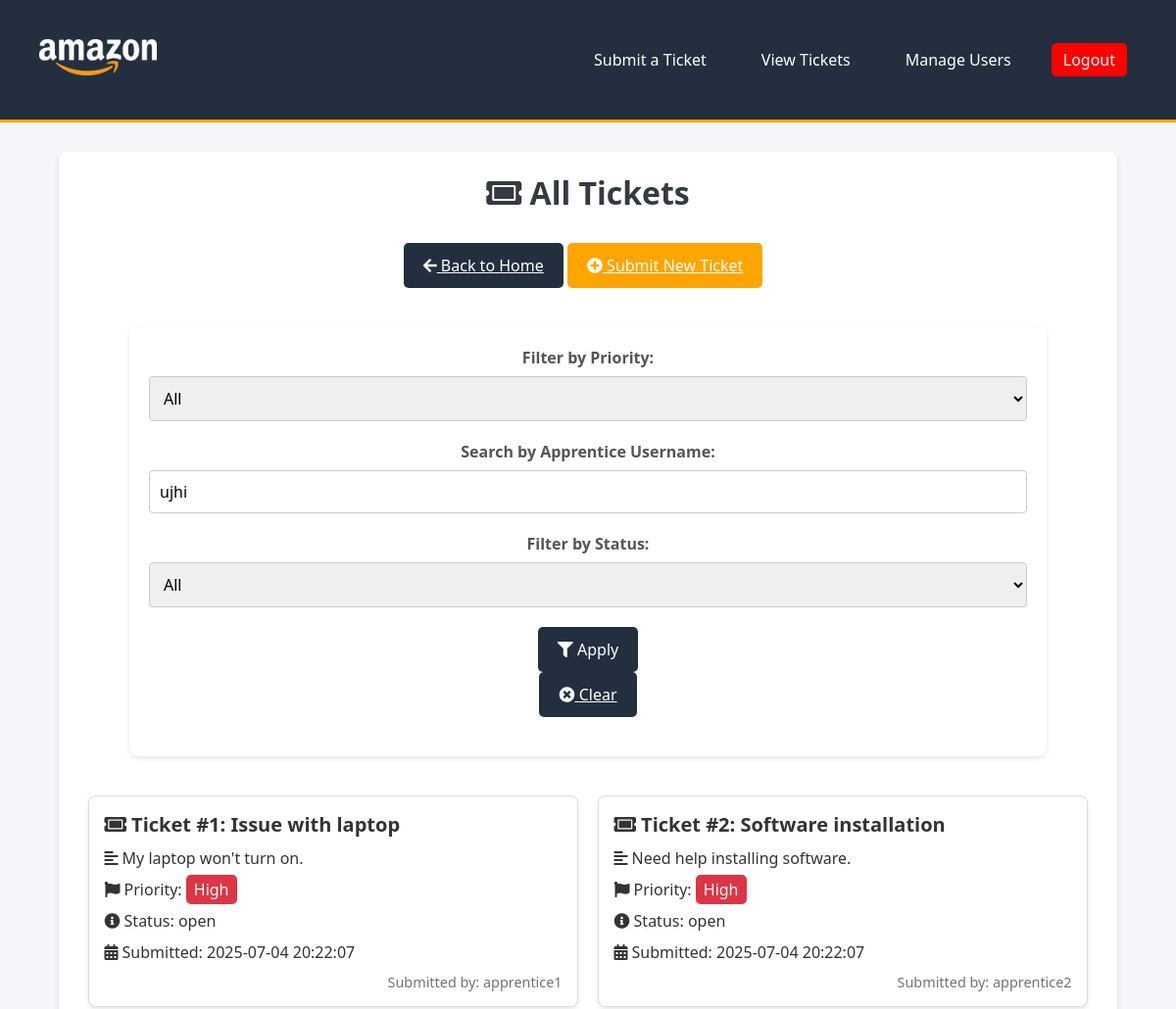
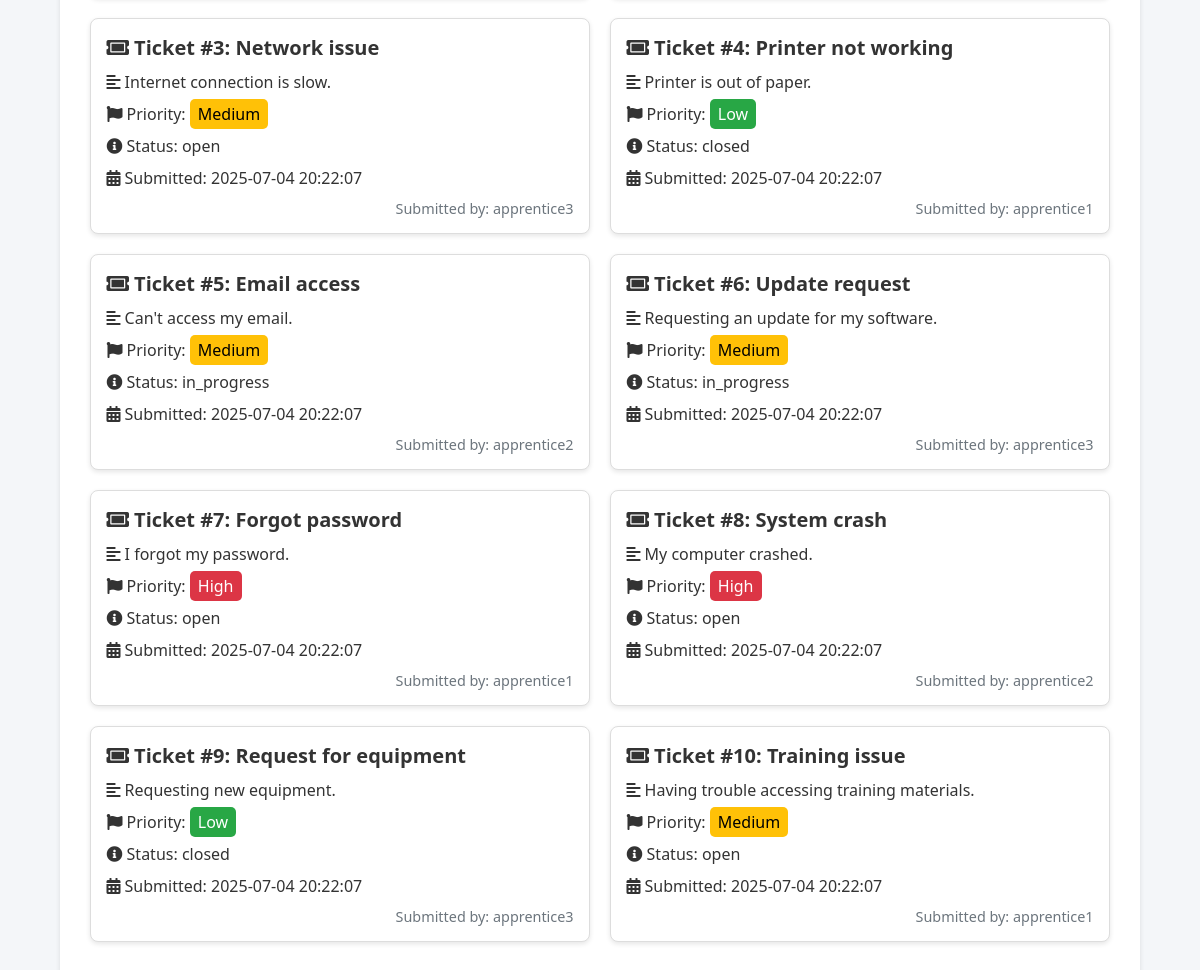
/tickets (signed in), run on the app's committed database (2 pictures, top to bottom).
### tables this page shows
CREATE TABLE tickets (
            id INTEGER PRIMARY KEY AUTOINCREMENT,
            user_id INTEGER NOT NULL,
            title TEXT NOT NULL,
            description TEXT NOT NULL,
            priority TEXT CHECK(priority IN ('High', 'Medium', 'Low')),
            status TEXT CHECK(status IN ('open', 'in_progress', 'closed')),
            created_at DATETIME DEFAULT CURRENT_TIMESTAMP,
            FOREIGN KEY (user_id) REFERENCES users(id)
        );

CREATE TABLE users (
            id INTEGER PRIMARY KEY AUTOINCREMENT,
            username TEXT UNIQUE NOT NULL,
            password TEXT NOT NULL,
            email TEXT,
            role TEXT NOT NULL CHECK(role IN ('apprentice', 'admin'))
        );

### app/tickets.py (the view, shortened to what this page needs)
@app.route('/tickets')
@login_required
def tickets():
    conn = get_db_connection()
    if session.get('role') == 'admin':
        query = '''
            SELECT tickets.*, users.username
            FROM tickets
            JOIN users ON tickets.user_id = users.id
            WHERE 1=1
        '''
        params = []
    status_filter = request.args.get('status')
    if status_filter:
        query += ' AND tickets.status = ?'
        params.append(status_filter)
    priority_filter = request.args.get('priority')
    if priority_filter:
        query += ' AND tickets.priority = ?'
        params.append(priority_filter)
    tickets = conn.execute(query, params).fetchall()
    conn.close()
    return render_template('tickets.html', tickets=tickets)

### app/db.py (called while the page is built)
def get_db_connection():
    conn = sqlite3.connect('helpdesk.db')
    conn.row_factory = sqlite3.Row
    return conn

### app/tickets.py (called while the page is built)
def login_required(f):
    from functools import wraps
    from flask import redirect, url_for, flash
    @wraps(f)
    def decorated_function(*args, **kwargs):
        if 'username' not in session:
            flash('You need to log in to view this page.', 'error')
            return redirect(url_for('login'))
        return f(*args, **kwargs)
    return decorated_function

### app/templates/tickets.html (shortened to what this page needs)
    <!DOCTYPE html>
    <html lang="en">
    <head>
        <link rel="stylesheet" href="{{ url_for('static', filename='styles.css') }}">
        <link rel="stylesheet" href="https://cdnjs.cloudflare.com/ajax/libs/font-awesome/5.15.1/css/all.min.css">
    </head>
    <body>
       <header class="header">
            <a href="{{ url_for('home') }}">
                <img src="{{ url_for('static', filename='logo.png') }}" alt="Helpdesk Logo">
            </a>
            <nav class="nav" id="navbar">
                <a href="/submit_ticket">Submit a Ticket</a>
                <a href="/tickets">View Tickets</a>
                {% if 'username' in session %}
                    {% if session['role'] == 'admin' %}
                        <a href="{{ url_for('admin_users') }}">Manage Users</a>
                    {% endif %}
                    <a href="/logout" class="btn btn-danger">Logout</a>
                {% else %}
                    <a href="/login" class="btn btn-warning">Login</a>
                {% endif %}
            </nav>
        </header>
        <div class="container">
            <h1><i class="fas fa-ticket-alt"></i> All Tickets</h1>
            <div class="text-center">
                <a href="{{ url_for('home') }}" class="btn btn-secondary">
                    <i class="fas fa-arrow-left"></i> Back to Home
                </a>
                <a href="{{ url_for('submit_ticket') }}" class="btn btn-success">
                    <i class="fas fa-plus-circle"></i> Submit New Ticket
                </a>
            </div>
    <div class="container d-flex justify-content-center">
    <div class="w-100" style="max-width: 1100px;">
        <form method="GET" action="/tickets" class="text-center">
            <div class="form-row justify-content-center">
                <div class="form-group col-12 col-md-4">
                    <label for="priority">Filter by Priority:</label>
                    <select id="priority" name="priority" class="form-control mx-auto">
                        <option value="">All</option>
                    </select>
                </div>
                <div class="form-group col-12 col-md-4">
                    <label for="apprentice_username">Search by Apprentice Username:</label>
                    <input type="text" id="apprentice_username" name="apprentice_username"
                           value="ujhi" placeholder="Search username..." class="form-control mx-auto">
                </div>
                <div class="form-group col-12 col-md-4">
                    <label for="status">Filter by Status:</label>
                    <select id="status" name="status" class="form-control mx-auto">
                        <option value="">All</option>
                    </select>
                </div>
            </div>
            <div class="form-row justify-content-center mt-3">
                <div class="col-6 col-md-3 mb-2">
                    <button type="submit" class="btn btn-primary btn-block">
                        <i class="fas fa-filter"></i> Apply
                    </button>
                </div>
                <div class="col-6 col-md-3">
                    <a href="/tickets" class="btn btn-secondary btn-block">
                        <i class="fas fa-times-circle"></i> Clear
                    </a>
                </div>
            </div>
        </form>
    </div>
</div>
            <div class="row">
                {% if tickets %}
                    {% for ticket in tickets %}
                       <div class="card" onclick="location.href='{{ url_for('view_ticket', ticket_id=ticket['id']) }}'" style="cursor: pointer;">
                        <div class="card-body">
                            <h5 class="card-title">
                                <i class="fas fa-ticket-alt"></i> Ticket #{{ ticket['id'] }}: {{ ticket['title'] }}
                            </h5>
                            <p class="card-text"><i class="fas fa-align-left"></i> {{ ticket['description'] }}</p>
                            <p class="card-text">
                                <i class="fas fa-flag"></i> Priority:
                                <span class="badge badge-{{ 'danger' if ticket['priority'] == 'High' else 'warning' if ticket['priority'] == 'Medium' else 'success' }}">
                                    {{ ticket['priority'] }}
                                </span>
                            </p>
                            <p class="card-text">
                                <i class="fas fa-info-circle"></i> Status: {{ ticket['status'] }}
                            </p>
                            <p class="card-text"><i class="fas fa-calendar-alt"></i> Submitted: {{ ticket['created_at'] }}</p>
                        </div>
                      {% if session['role'] != 'apprentice' %}
                        <div class="card-footer">
                            Submitted by: {{ ticket['username'] }}
                        </div>
                        {% endif %}
                    </div>
                    {% endfor %}
                {% else %}
                    <div class="alert alert-info text-center">
                        <i class="fas fa-info-circle"></i> No tickets found.
                    </div>
                {% endif %}
            </div>
        </div>
    </body>
    </html>

### app/static/styles.css (style rules this page uses)
* { margin: 0; padding: 0; box-sizing: border-box; font-family: 'Segoe UI', sans-serif; }
body { font-family: 'Helvetica Neue', Arial, sans-serif; background-color: #f4f6f9; color: #333; margin: 0; padding: 0; }
.header { background-color: #232f3e; padding: 40px; display: flex; justify-content: space-between; align-items: center; border-bottom: 3px solid #ffa500; }
.header img { max-width: 120px; }
.nav { display: flex; align-items: center; margin-left: auto; }
.nav a { color: white; text-decoration: none; padding: 10px 15px; margin: 0 10px; border-radius: 5px; transition: background-color 0.3s, box-shadow 0.3s; font-weight: 500; }
.container { width: 90%; max-width: 1200px; margin: 30px auto 40px auto; padding: 20px; background-color: white; border-radius: 8px; box-shadow: 0 2px 5px rgba(0,0,0,0.1); }
h1 { text-align: center; color: #343a40; margin-bottom: 20px; }
.form-group { margin-bottom: 20px; }
label { display: block; margin-bottom: 8px; font-weight: bold; color: #555; }
select, input[type="text"], textarea { width: 100%; padding: 10px; border: 1px solid #ccc; border-radius: 4px; font-size: 16px; box-sizing: border-box; }
.form-row { display: flex; justify-content: space-between; flex-wrap: wrap; gap: 10px; margin-bottom: 20px; }
.form-row .col-md-3 { flex-basis: 30%; min-width: 250px; }
div.form-row { display: flex; align-items: flex-end; }
.btn { display: inline-block; padding: 12px 20px; font-size: 16px; border-radius: 5px; color: white; background-color: #232f3e; border: none; cursor: pointer; margin: 10px 10px 10px 0; text-align: center; transition: background-color 0.3s ease; }
.btn-primary { background-color: #232f3e; margin: 0; }
.btn-secondary { background-color: #232f3e; margin: 0; }
.btn-success { background-color: #ffa500; }
.btn-danger, a.btn.btn-danger { background-color: red; }
button.btn.btn-primary { margin: 0; }
a.btn.btn-secondary { margin: 0; }
.text-center { text-align: center; }
.row { display: flex; flex-wrap: wrap; justify-content: space-around; }
.card { transition: box-shadow 0.3s ease; background-color: white; border: 1px solid #ddd; border-radius: 8px; padding: 15px; margin-bottom: 20px; flex-basis: 48%; box-shadow: 0 2px 5px rgba(0,0,0,0.1); display: flex; flex-direction: column; justify-content: space-between; }
.card-body { flex-grow: 1; }
.card-title { font-size: 1.25rem; font-weight: bold; margin-bottom: 10px; }
.card-text { margin-bottom: 10px; }
.badge { padding: 4px 8px; border-radius: 5px; color: white; }
.badge-danger { background-color: #dc3545; }
.badge-warning { background-color: #ffc107; color: black; }
.badge-success { background-color: #28a745; }
.card-footer { text-align: right; font-size: 0.9rem; color: #6c757d; }
div.row { margin-top: 20px; }
body { font-family: 'Segoe UI', sans-serif; }
.nav a { margin-left: 1rem; color: white; font-weight: 500; }
.nav a.btn { padding: 0.375rem 0.75rem; }

### app/templates/tickets.html (style rules this page uses)
div.form-row { display:block; align-items:center; }

### data on the page
tickets: id "1", title "Issue with laptop", description "My laptop won't turn on.", priority "High", status "open", created_at "2025-07-04 20:22:07", username "apprentice1"
tickets: id "2", title "Software installation", description "Need help installing software.", priority "High", status "open", created_at "2025-07-04 20:22:07", username "apprentice2"
tickets: id "3", title "Network issue", description "Internet connection is slow.", priority "Medium", status "open", created_at "2025-07-04 20:22:07", username "apprentice3"
tickets: id "4", title "Printer not working", description "Printer is out of paper.", priority "Low", status "closed", created_at "2025-07-04 20:22:07", username "apprentice1"
tickets: id "5", title "Email access", description "Can't access my email.", priority "Medium", status "in_progress", created_at "2025-07-04 20:22:07", username "apprentice2"
tickets: id "6", title "Update request", description "Requesting an update for my software.", priority "Medium", status "in_progress", created_at "2025-07-04 20:22:07", username "apprentice3"
tickets: id "7", title "Forgot password", description "I forgot my password.", priority "High", status "open", created_at "2025-07-04 20:22:07", username "apprentice1"
tickets: id "8", title "System crash", description "My computer crashed.", priority "High", status "open", created_at "2025-07-04 20:22:07", username "apprentice2"
tickets: id "9", title "Request for equipment", description "Requesting new equipment.", priority "Low", status "closed", created_at "2025-07-04 20:22:07", username "apprentice3"
tickets: id "10", title "Training issue", description "Having trouble accessing training materials.", priority "Medium", status "open", created_at "2025-07-04 20:22:07", username "apprentice1"
